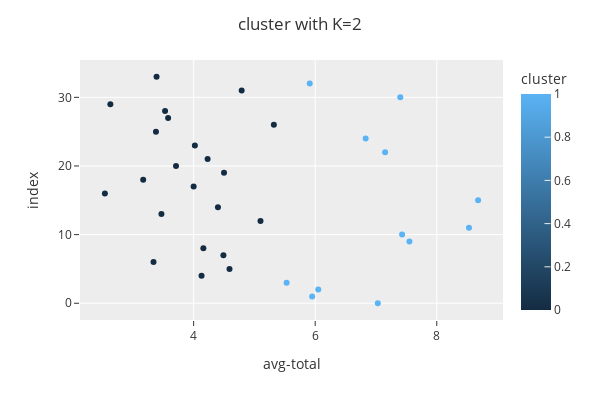

The notebook cell saved with this chart:
### Code cell
fig = px.scatter(df, x='avg-total', 
                 color='cluster',
                 template='ggplot2')

fig.update_layout(title= 'cluster with K=2',
                  width= 600,
                  height= 400,
                  showlegend= True)

fig.show()

### Figure 1 — Plotly figure (JSON) as saved in the notebook; plotly's stock layout.template omitted (floating-point values rounded to 4 significant figures)
{"data": [{"hovertemplate": "avg-total=%{x}<br>index=%{y}<br>cluster=%{marker.color}<extra></extra>", "legendgroup": "", "marker": {"color": [1, 1, 1, 1, 0, 0, 0, 0, 0, 1, 1, 1, 0, 0, 0, 1, 0, 0, 0, 0, 0, 0, 1, 0, 1, 0, 0, 0, 0, 0, 1, 0, 1, 0], "coloraxis": "coloraxis", "symbol": "circle"}, "mode": "markers", "name": "", "orientation": "h", "showlegend": false, "type": "scatter", "x": [7.03, 5.95, 6.05, 5.53, 4.13, 4.59, 3.34, 4.49, 4.16, 7.55, 7.43, 8.53, 5.1, 3.47, 4.4, 8.68, 2.54, 4, 3.17, 4.5, 3.71, 4.23, 7.15, 4.02, 6.83, 3.38, 5.32, 3.58, 3.53, 2.63, 7.4, 4.79, 5.91, 3.39], "xaxis": "x", "y": [0, 1, 2, 3, 4, 5, 6, 7, 8, 9, 10, 11, 12, 13, 14, 15, 16, 17, 18, 19, 20, 21, 22, 23, 24, 25, 26, 27, 28, 29, 30, 31, 32, 33], "yaxis": "y"}], "layout": {"coloraxis": {"colorbar": {"title": {"text": "cluster"}}, "colorscale": [[0, "rgb(20,44,66)"], [1, "rgb(90,179,244)"]]}, "height": 400, "legend": {"tracegroupgap": 0}, "margin": {"t": 60}, "showlegend": true, "title": {"text": "cluster with K=2"}, "width": 600, "xaxis": {"anchor": "y", "domain": [0, 1], "title": {"text": "avg-total"}}, "yaxis": {"anchor": "x", "domain": [0, 1], "title": {"text": "index"}}}}
